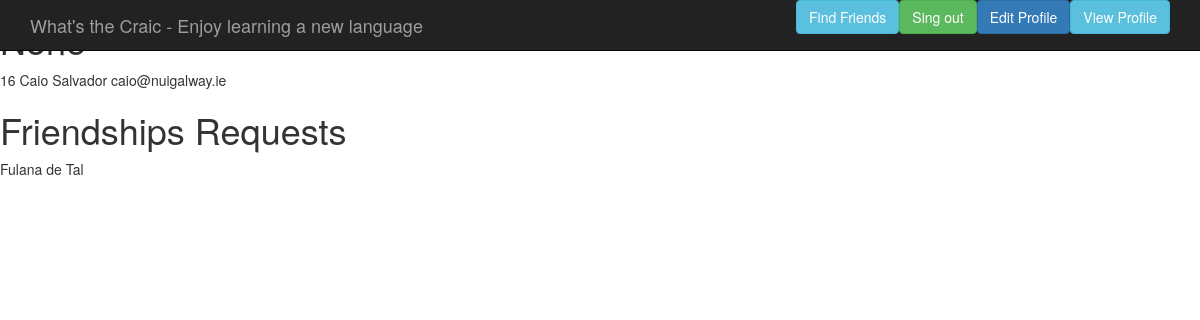
The page /dashboard/ (signed in) on the database as committed earlier.
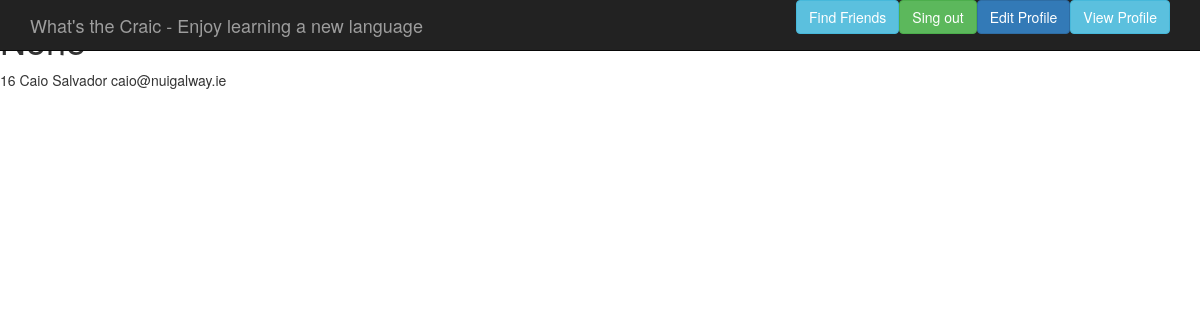
The same page on the database as committed later.
### profiles/models.py (models this page shows, shortened)
class Friendship(models.Model):
	from_user = models.ForeignKey(Profile, related_name="friendship_from_user")
	to_user = models.ForeignKey(Profile, related_name="friendship_to_user")
	status = models.BooleanField(default=False)

class Profile(models.Model):
	user = models.OneToOneField(settings.AUTH_USER_MODEL)
	name = models.CharField(max_length=100)
	email = models.EmailField(max_length=100, unique=True)
	nui_id = models.IntegerField(unique=True)
	staff = models.BooleanField(default=True)
	native = models.ForeignKey(Language)
	learning = models.ManyToManyField(Language, related_name="profile_languages")
	picture = models.ImageField(
		blank=True,
		null=True,
		upload_to=download_media_location
		) #, storage=FileSystemStorage(location=settings.PROTECTED_ROOT)
	def __str__(self): #def __unicode__(self):
		return self.name
	def find_friendships_requests(self):
		friendships_requests = Friendship.objects.filter(to_user=self, status=False)
		return friendships_requests

### whats_the_craic/views.py (the view)
# urls.py: url(r'^dashboard/$', login_required(DashboardView.as_view()), name='dashboard'),
class DashboardView(SuccessMessageMixin, TemplateView):
	template_name = "dashboard.html"
	def get_context_data(self, **kwargs):
		context = super(DashboardView, self).get_context_data(**kwargs)
		user = self.request.user
		profile = Profile.objects.get(user=self.request.user)
		friendships_requests = profile.find_friendships_requests()
		context["profile"] = profile
		context["friendships_requests"] = friendships_requests
		context["site_name"] = 	"What's the Craic?"
		context["title"] = 	""
		context["submit_btn"] = ""
		return context

### templates/dashboard.html (shortened to what this page needs)
{% extends "base.html" %}
{% load staticfiles %}
{% block content %}
<nav class="navbar navbar-inverse navbar-fixed-top">
    <div class="container">
        <div class="navbar-header">
            <a class="navbar-brand" href="#">What's the Craic - Enjoy learning a new language</a>
        </div>
        <div id="navbar" class="navbar-collapse collapse">
            <a href="{% url 'profiles:view' profile.id %}" class="btn btn-info pull-right">View Profile</a>
            <a href="{% url 'profiles:update' profile.id %}" class="btn btn-primary pull-right">Edit Profile</a>
            <a href="{% url 'logout'%}" class="btn btn-success pull-right">Sing out</a>
            <a href="{% url 'profiles:findfriends'%}" class="btn btn-info pull-right">Find Friends</a>
        </div>
    </div>
</nav>
{% if possible_friends %}
    {% for possible_friend in possible_friends %}
            <li>{{ possible_friend.name }}</li>
    {% endfor %}
{% else %}
    <h1>None</h1>
{% endif %}
{{ user.id }}
{{ profile.name }}
{{ profile.email }}
{% if friendships_requests %}
    <h1> Friendships Requests </h1>
    {% for friendships_request in friendships_requests %}
        <p>{{friendships_request.from_user}}</p>
    {% endfor %}
{% endif %}
{% endblock content %}

Rows that differ between the two databases and show on the page:
no longer on this page (row edited): Friendship: from_user "Fulana de Tal"
Other text that changed with them:
text no longer shown: "Friendships Requests"
